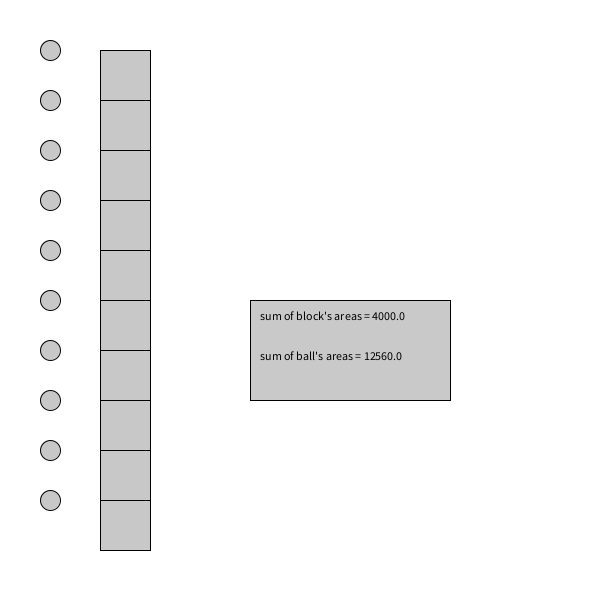
Frame 1 (no input)
Frame 60 (the mouse pressed at the canvas centre just before this capture): identical to frame 1, image omitted
Frame 120 (the mouse held since frame 60 and released just before this capture): identical to frame 1, image omitted

The Processing sketch that drew this single still picture (run headless with seeded random() and noise(); from frame 60 on, the mouse is pressed at the canvas centre):

// Processing sketch: ball
// ── ball.pde
/*declare array of objects*/
Block[] blocks;
Ball[] balls;

StringList ballvisibility;
StringList blockvisibility;

int amount = 10;
int size = 20;
int posX = 50;
int posY = 50;

int bW = 50;
int bH = 50;

float Area;

String[] bli = new String[amount];
String[] bi = new String[amount];


float sumAreaBall;
float sumAreaBlock;

void setup()
{
  size(600,600);
  blocks = new Block[amount]; /*create blocks array*/
  balls =new Ball[amount]; /*create balls array*/  
  
  for(int i = 0; i < amount; i++){
    balls[i] = new Ball(size, posX, posY * (i+1),i);/*create each ball's object*/
    bi[i] = "visible";
    
    blocks[i] =  new Block(posX * 2, posY * (i+1), bW, bH,i); /*create each vlokc's object*/
    bli[i] = "visible";
    
  }
}
void draw()
{
  sumAreaBall = 0;
  sumAreaBlock = 0;
  background(#FFFFFF);
  
  for(int i = 0; i < amount; i++)
  { 
    balls[i].draw();/*show each ball*/
    blocks[i].draw(); /*show each block*/   
    
    /*Mouse Events*/
    if(mousePressed){
      delay(50);
      if(mouseX > blocks[i].posX && mouseX < blocks[i].posX + bW &&
        mouseY > blocks[i].posY && mouseY < blocks[i].posY + bH){
        blocks[i].invisible(bli[i]); 
        if(bli[i] == "visible"){
          bli[i] = "invisible";
        }else if(bli[i] == "invisible"){
          bli[i] = "visible";
        }
      }//block
      if(sqrt( sq(mouseX - balls[i].posX) + sq(mouseY - balls[i].posY) ) < balls[i].size/2){
        balls[i].invisible(bi[i]); 
        if(bi[i] == "visible"){
          bi[i] = "invisible";
        }else if(bi[i] == "invisible"){
          bi[i] = "visible";
        }
      }//balls
    }//mousePressed
  }//display loop
  
  sumAreaBall = sumArea("ball");
  sumAreaBlock = sumArea("block");
  displayArea(sumAreaBall, sumAreaBlock);
}

float sumArea(String name){
  float result = 0;
  if(name == "ball"){
    for(int i = 0; i < balls.length; i++){
      if(bi[i] == "visible"){
        result += balls[i].area;
      }
    }
  }else if(name == "block"){
    for(int i = 0; i < blocks.length; i++){
      if(bli[i] == "visible"){
        result += blocks[i].area;
      }
    }
  }
  return result; 
}
void displayArea(float ball, float block){
 fill(201,201,201);     /// show area on widget
  rect(250,300,200,100);
  fill(0);
  text(("sum of block's areas = " + block ),260,320);
  text(("sum of ball's areas = " + ball ),260,360); 
}
class Ball
{
   int state = 1;
   int rgb;
   float size;
   float area;
 
   float posX;
   float posY;
   
   Ball(float s, int x, int y ,int i)
   {
     size = s;
     posX = x;
     posY = y;
     area = 3.14 * size * size;
     rgb = i;
   }
 
   void draw()
   {
     if(state == 1)
     {
       if (rgb%2 == 0)
       {  
         fill(200);
         ellipse(posX, posY, size, size);
       }
       else
       {
         fill(200);
         ellipse(posX, posY, size, size);
       }
     }
   }
   void invisible(String bi)
  {
    if(bi == "visible"){
     fill(#FFFFFF);
     ellipse(posX, posY, size, size);
     fill(200);
     state = 0;
    }else if(bi == "invisible"){
     state = 1; 
    }
  }
}

class Block
{
  int state = 1;

  int posX;
  int posY;
  int bWidth;
  int bHeight;
  int area;
  int rgb;
  
   Block(int x, int y, int bW, int bH, int i)
   {
     posX = x;
     posY = y;
     bWidth = bW;
     bHeight = bH;
     area = size * size;
     rgb = i;

   }
 
 void draw()
 {
   if(state == 1)
   {
     if(rgb%2 == 0)
     {
       fill(200);
       rectMode(CORNER);
       rect(posX, posY, bWidth, bHeight);  
     }
     else
     {
       fill(200);
       rectMode(CORNER);
       rect(posX, posY, bWidth, bHeight);  
     }
   }
 }
 
  void invisible(String bi)
  {
    if(bi == "visible"){
     fill(#FFFFFF);
     rectMode(CORNER);
     rect(posX, posY, bWidth, bHeight);
     fill(200);
     state = 0;
    }else if(bi == "invisible"){
     state = 1; 
    }
  }
}














































  
